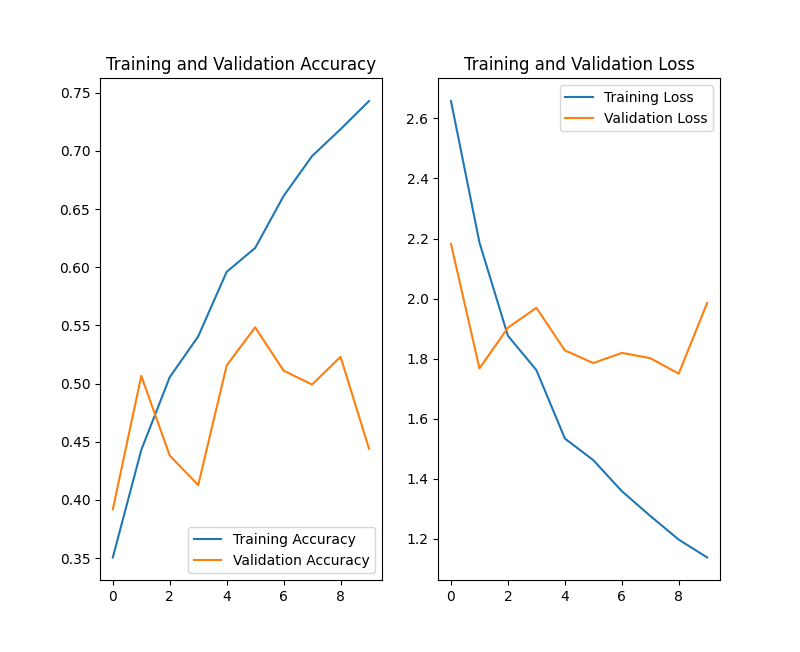

Reproduce this figure in Python.
import matplotlib.pyplot as plt
import numpy as np
import os
import PIL
import tensorflow as tf
import pathlib

from tensorflow import keras
from tensorflow.keras import layers
from tensorflow.keras.models import Sequential
from tensorflow.keras.regularizers import l2
from tensorflow.keras.optimizers.legacy import Adam

data_dir = pathlib.Path('.')
batch_size = 32
pix=256

train_ds = tf.keras.utils.image_dataset_from_directory(
  data_dir,
  validation_split=0.2,
  subset="training",
  seed=123,
  image_size=(pix, pix),
  batch_size=batch_size)

val_ds = tf.keras.utils.image_dataset_from_directory(
  data_dir,
  validation_split=0.2,
  subset="validation",
  seed=123,
  image_size=(pix, pix),
  batch_size=batch_size)

class_names = train_ds.class_names

AUTOTUNE = tf.data.AUTOTUNE
train_ds = train_ds.cache().shuffle(1000).prefetch(buffer_size=AUTOTUNE)
val_ds = val_ds.cache().prefetch(buffer_size=AUTOTUNE)

num_classes = len(class_names)
model = Sequential([
  layers.Conv2D(16, (7,7), strides=(2,2), padding="valid", input_shape=(pix, pix, 3), kernel_initializer="he_normal", kernel_regularizer=l2(0.0005)),
  layers.Conv2D(32, (3,3), padding="same", activation="relu", kernel_initializer="he_normal", kernel_regularizer=l2(0.0005)),
  layers.BatchNormalization(),
  layers.Conv2D(32, (3,3), strides=(2,2), padding="same", activation="relu", kernel_initializer="he_normal", kernel_regularizer=l2(0.0005)),
  layers.BatchNormalization(),
  layers.Dropout(0.25),
  layers.Conv2D(64, (3,3), padding="same", activation="relu", kernel_initializer="he_normal", kernel_regularizer=l2(0.0005)),
  layers.BatchNormalization(),
  layers.Conv2D(64, (3,3), strides=(2,2), padding="same", activation="relu", kernel_initializer="he_normal", kernel_regularizer=l2(0.0005)),
  layers.BatchNormalization(),
  layers.Dropout(0.25),
  layers.Conv2D(128, (3,3), padding="same", activation="relu", kernel_initializer="he_normal", kernel_regularizer=l2(0.0005)),
  layers.BatchNormalization(),
  layers.Conv2D(128, (3,3), strides=(2,2), padding="same", activation="relu", kernel_initializer="he_normal", kernel_regularizer=l2(0.0005)),
  layers.BatchNormalization(),
  layers.Dropout(0.25),
  layers.Flatten(),
  layers.Dense(512, activation="relu", kernel_initializer="he_normal"),
  layers.BatchNormalization(),
  layers.Dropout(0.5),
  layers.Dense(num_classes)
])

epochs=10
model.compile(optimizer=Adam(lr=1e-4, decay=1e-4 / epochs),
              loss=tf.keras.losses.SparseCategoricalCrossentropy(from_logits=True),
              metrics=['accuracy'])

model.summary()

history = model.fit(
  train_ds,
  validation_data=val_ds,
  epochs=epochs
)

acc = history.history['accuracy']
val_acc = history.history['val_accuracy']
loss = history.history['loss']
val_loss = history.history['val_loss']
epochs_range = range(epochs)
plt.figure(figsize=(8, 8))
plt.subplot(1, 2, 1)
plt.plot(epochs_range, acc, label='Training Accuracy')
plt.plot(epochs_range, val_acc, label='Validation Accuracy')
plt.legend(loc='lower right')
plt.title('Training and Validation Accuracy')
plt.subplot(1, 2, 2)
plt.plot(epochs_range, loss, label='Training Loss')
plt.plot(epochs_range, val_loss, label='Validation Loss')
plt.legend(loc='upper right')
plt.title('Training and Validation Loss')
plt.show()
